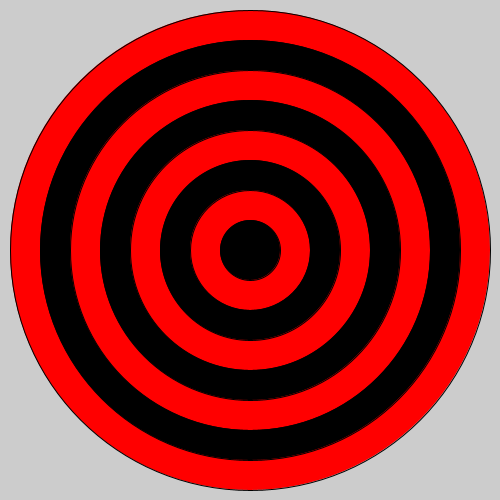
Frame 1 (no input)
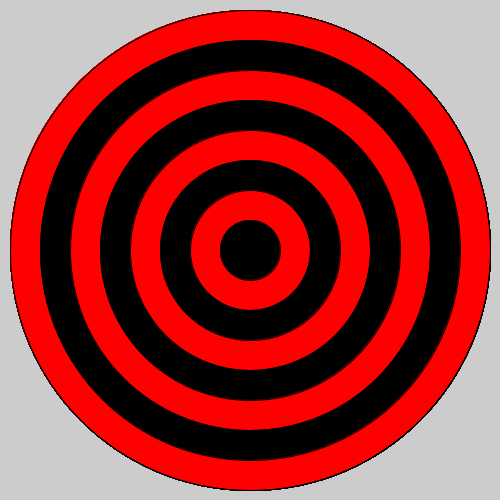
Frame 60 (the mouse pressed at the canvas centre just before this capture)
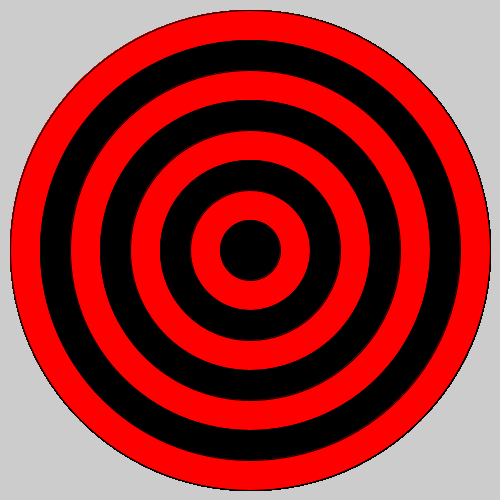
Frame 120 (the mouse held since frame 60 and released just before this capture)

The Processing sketch that drew these frames (run headless with seeded random() and noise(); from frame 60 on, the mouse is pressed at the canvas centre):

// Processing sketch: bullseye
// ── bullseye.pde

void setup() {
   size(500,500);
  // set the size of your sketch
  
}

void draw() {
  
  //Starting with the largest ellipse, use a for loop to draw a bullseye with ellipses.
  for(int i=8;i>=0;i--){
      if(i % 2 == 0){
       fill(#FF0000);
       }
       else{
       fill(#000000);
       }
       ellipse(250,250,60*i,60*i);  
  }
  //Use an if statement and modulo to alternate the color of your rings.
  
  
}
